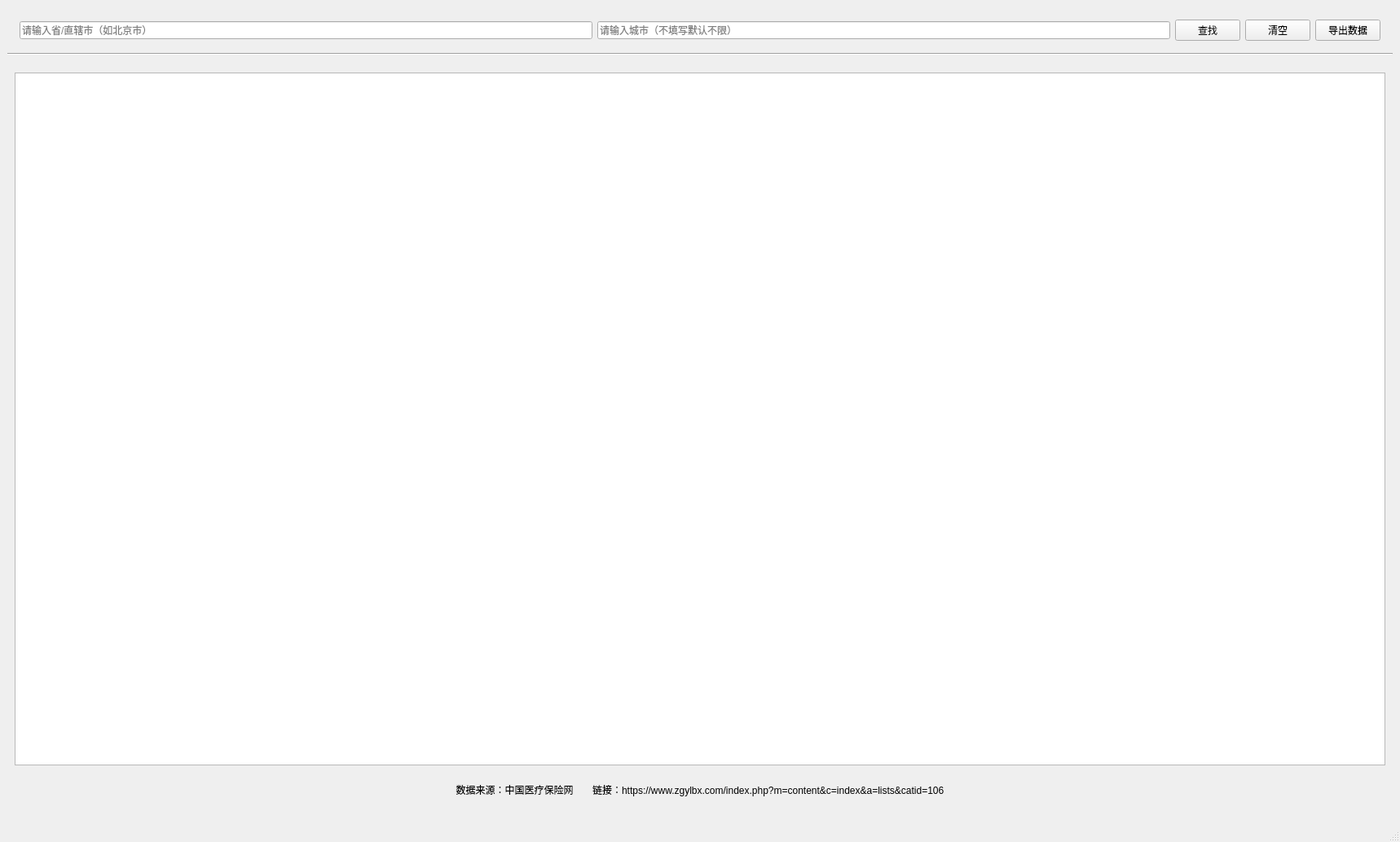
<?xml version="1.0" encoding="UTF-8"?>
<ui version="4.0">
 <class>MainWindow</class>
 <widget class="QMainWindow" name="MainWindow">
  <property name="geometry">
   <rect>
    <x>0</x>
    <y>0</y>
    <width>1718</width>
    <height>1033</height>
   </rect>
  </property>
  <property name="windowTitle">
   <string>Hospital</string>
  </property>
  <widget class="QWidget" name="centralwidget">
   <property name="styleSheet">
    <string notr="true">QWidget#centralwidget{
	background-image: url(:/bg/5795541.jpg);}</string>
   </property>
   <layout class="QVBoxLayout" name="verticalLayout">
    <item>
     <widget class="QFrame" name="frame_3">
      <property name="frameShape">
       <enum>QFrame::StyledPanel</enum>
      </property>
      <property name="frameShadow">
       <enum>QFrame::Raised</enum>
      </property>
     </widget>
    </item>
    <item>
     <widget class="QWidget" name="widget" native="true">
      <property name="styleSheet">
       <string notr="true">font: 20pt &quot;幼圆&quot;;</string>
      </property>
      <layout class="QHBoxLayout" name="horizontalLayout">
       <item>
        <widget class="QFrame" name="frame">
         <property name="frameShape">
          <enum>QFrame::StyledPanel</enum>
         </property>
         <property name="frameShadow">
          <enum>QFrame::Raised</enum>
         </property>
        </widget>
       </item>
       <item>
        <widget class="QLineEdit" name="lineEdit">
         <property name="placeholderText">
          <string>请输入省/直辖市（如北京市）</string>
         </property>
        </widget>
       </item>
       <item>
        <widget class="QLineEdit" name="cityEdit">
         <property name="placeholderText">
          <string>请输入城市（不填写默认不限）</string>
         </property>
        </widget>
       </item>
       <item>
        <widget class="QPushButton" name="seekButton">
         <property name="text">
          <string>查找</string>
         </property>
        </widget>
       </item>
       <item>
        <widget class="QPushButton" name="clrButton">
         <property name="text">
          <string>清空</string>
         </property>
        </widget>
       </item>
       <item>
        <widget class="QPushButton" name="csvButton">
         <property name="text">
          <string>导出数据</string>
         </property>
        </widget>
       </item>
       <item>
        <widget class="QFrame" name="frame_6">
         <property name="frameShape">
          <enum>QFrame::StyledPanel</enum>
         </property>
         <property name="frameShadow">
          <enum>QFrame::Raised</enum>
         </property>
        </widget>
       </item>
      </layout>
     </widget>
    </item>
    <item>
     <widget class="Line" name="line">
      <property name="orientation">
       <enum>Qt::Horizontal</enum>
      </property>
     </widget>
    </item>
    <item>
     <widget class="QWidget" name="widget_2" native="true">
      <property name="styleSheet">
       <string notr="true">font: 20pt &quot;幼圆&quot;;</string>
      </property>
      <layout class="QVBoxLayout" name="verticalLayout_2">
       <item>
        <widget class="QFrame" name="frame_5">
         <property name="frameShape">
          <enum>QFrame::StyledPanel</enum>
         </property>
         <property name="frameShadow">
          <enum>QFrame::Raised</enum>
         </property>
        </widget>
       </item>
       <item>
        <widget class="QTextBrowser" name="textBrowser"/>
       </item>
       <item>
        <widget class="QFrame" name="frame_2">
         <property name="frameShape">
          <enum>QFrame::StyledPanel</enum>
         </property>
         <property name="frameShadow">
          <enum>QFrame::Raised</enum>
         </property>
        </widget>
       </item>
       <item>
        <widget class="QWidget" name="widget_3" native="true">
         <property name="layoutDirection">
          <enum>Qt::LeftToRight</enum>
         </property>
         <layout class="QHBoxLayout" name="horizontalLayout_2">
          <item>
           <widget class="QLabel" name="label">
            <property name="focusPolicy">
             <enum>Qt::StrongFocus</enum>
            </property>
            <property name="styleSheet">
             <string notr="true">
font: 10pt &quot;等线&quot;;</string>
            </property>
            <property name="text">
             <string>数据来源：中国医疗保险网       链接：https://www.zgylbx.com/index.php?m=content&amp;c=index&amp;a=lists&amp;catid=106</string>
            </property>
            <property name="textFormat">
             <enum>Qt::PlainText</enum>
            </property>
            <property name="alignment">
             <set>Qt::AlignCenter</set>
            </property>
           </widget>
          </item>
         </layout>
        </widget>
       </item>
      </layout>
     </widget>
    </item>
    <item>
     <widget class="QFrame" name="frame_4">
      <property name="frameShape">
       <enum>QFrame::StyledPanel</enum>
      </property>
      <property name="frameShadow">
       <enum>QFrame::Raised</enum>
      </property>
     </widget>
    </item>
   </layout>
  </widget>
  <widget class="QMenuBar" name="menubar">
   <property name="geometry">
    <rect>
     <x>0</x>
     <y>0</y>
     <width>1718</width>
     <height>22</height>
    </rect>
   </property>
  </widget>
  <widget class="QStatusBar" name="statusbar"/>
 </widget>
 <resources>
  <include location="background.qrc"/>
 </resources>
 <connections/>
</ui>
